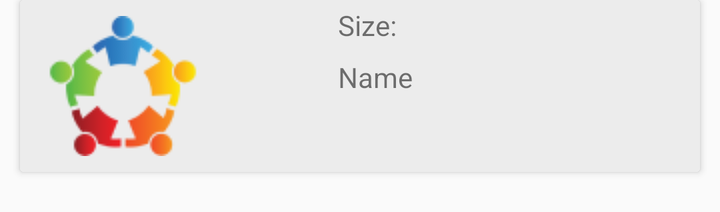
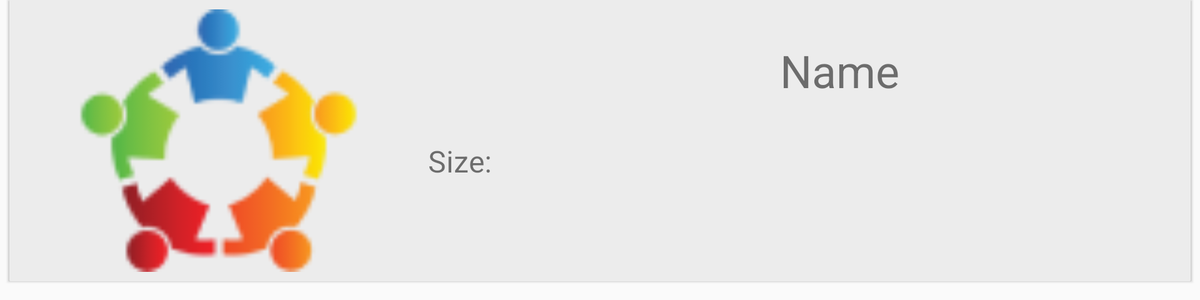

The same Android screen from two of the app's own layout files: first res/layout/ as a phone draws it, then the repository's variant for another configuration, drawn on a device whose configuration selects that folder. Both files follow.
<!-- AndroidManifest.xml: application theme AppTheme -->
<!-- res/layout/my_public_groups_row.xml -->
<?xml version="1.0" encoding="utf-8"?>
<android.support.v7.widget.CardView
    xmlns:android="http://schemas.android.com/apk/res/android"
    xmlns:app="http://schemas.android.com/apk/res-auto"
    xmlns:tools="http://schemas.android.com/tools"
    android:layout_width="match_parent"
    android:layout_height="wrap_content"
    android:layout_marginBottom="20dp"
    android:layout_marginLeft="10dp"
    android:layout_marginRight="10dp">


    <android.support.constraint.ConstraintLayout
        android:layout_width="match_parent"
        android:background="#ececec"
        android:layout_height="wrap_content">

        <ImageView
            android:id="@+id/list_image"
            android:layout_width="wrap_content"
            android:layout_height="wrap_content"
            android:layout_marginBottom="8dp"
            android:layout_marginStart="8dp"
            android:layout_marginTop="8dp"
            android:src="@drawable/gptpit65_1"
            app:layout_constraintBottom_toBottomOf="parent"
            app:layout_constraintStart_toStartOf="parent"
            app:layout_constraintTop_toTopOf="parent"
            android:layout_marginLeft="8dp" />

        <TextView
            android:id="@+id/list_name"
            android:layout_width="86dp"
            android:layout_height="29dp"
            android:layout_marginBottom="8dp"
            android:layout_marginStart="64dp"
            android:layout_marginTop="28dp"
            android:text="Name"
            app:layout_constraintBottom_toBottomOf="parent"
            app:layout_constraintStart_toEndOf="@+id/list_image"
            app:layout_constraintTop_toTopOf="parent"
            app:layout_constraintVertical_bias="0.047"
            android:layout_marginLeft="64dp" />

        <TextView
            android:id="@+id/size"
            android:layout_width="wrap_content"
            android:layout_height="wrap_content"
            android:text="Size: "
            app:layout_constraintBottom_toBottomOf="parent"
            app:layout_constraintStart_toEndOf="@+id/list_image"
            app:layout_constraintTop_toTopOf="parent"
            app:layout_constraintVertical_bias="0.047"
            android:layout_marginLeft="64dp" />

        <TextView
            android:id="@+id/sizeGroup"
            android:layout_width="wrap_content"
            android:layout_height="wrap_content"
            android:layout_marginStart="120dp"
            android:layout_marginLeft="120dp"
            app:layout_constraintBottom_toBottomOf="parent"
            app:layout_constraintStart_toEndOf="@+id/list_image"
            app:layout_constraintTop_toTopOf="parent"
            app:layout_constraintVertical_bias="0.044" />

        <TextView
            android:id="@+id/group_code"
            android:layout_width="wrap_content"
            android:layout_height="wrap_content"
            android:text="TextView"
            android:visibility="invisible" />

    </android.support.constraint.ConstraintLayout>

</android.support.v7.widget.CardView>
<!-- resources referenced by this layout -->
<resources>
  <!-- drawable gptpit65_1: png bitmap (drawable, 4691 bytes) -->
  <style name="AppTheme" parent="Theme.AppCompat.Light.DarkActionBar">
          
      </style>
</resources>
<!-- res/layout-sw720dp/my_public_groups_row.xml (the repository's variant of the layout above) -->
<!-- drawn on a large tablet held sideways -->
<?xml version="1.0" encoding="utf-8"?>
<android.support.v7.widget.CardView xmlns:android="http://schemas.android.com/apk/res/android"
    xmlns:app="http://schemas.android.com/apk/res-auto"
    xmlns:tools="http://schemas.android.com/tools"
    android:layout_width="match_parent"
    android:layout_height="wrap_content"
    android:layout_marginLeft="10dp"
    android:layout_marginRight="10dp"
    android:layout_marginBottom="20dp"
    android:paddingBottom="40dp">


    <LinearLayout
        android:layout_width="match_parent"
        android:layout_height="300dp"
        android:background="#ececec"
        android:orientation="horizontal">

        <ImageView
            android:id="@+id/list_image"
            android:layout_width="0dp"
            android:layout_height="match_parent"
            android:layout_marginTop="10dp"
            android:layout_marginBottom="10dp"
            android:layout_weight="0.55"
            android:src="@drawable/gptpit65_1" />

        <LinearLayout
            android:layout_width="0dp"
            android:layout_height="match_parent"
            android:layout_weight="1"
            android:orientation="vertical">

            <TextView
                android:id="@+id/group_code"
                android:layout_width="match_parent"
                android:layout_height="0dp"
                android:layout_marginStart="8dp"
                android:layout_weight="0"
                android:textSize="32sp"
                android:visibility="invisible"
                app:layout_constraintStart_toEndOf="@+id/list_name"
                app:layout_constraintTop_toTopOf="parent" />

            <TextView
                android:id="@+id/list_name"
                android:layout_width="match_parent"
                android:layout_height="0dp"
                android:layout_marginStart="64dp"
                android:layout_weight="1"
                android:gravity="center"
                android:text="@string/name"
                android:textSize="48dp" />

            <LinearLayout
                android:layout_width="match_parent"
                android:layout_height="0dp"
                android:layout_weight="1"
                android:orientation="horizontal">

                <TextView
                    android:id="@+id/size"
                    android:layout_width="wrap_content"
                    android:layout_height="wrap_content"
                    android:layout_weight="1"
                    android:text="@string/size"
                    android:textSize="32dp" />

                <TextView
                    android:id="@+id/sizeGroup"
                    android:layout_width="0dp"
                    android:layout_height="wrap_content"
                    android:layout_marginStart="120dp"
                    android:layout_weight="1"
                    android:gravity="left|start"
                    android:textSize="32sp" />
            </LinearLayout>
        </LinearLayout>

    </LinearLayout>

</android.support.v7.widget.CardView>
<!-- resources referenced by the variant -->
<!-- as a large tablet held sideways resolves them -->
<resources>
  <!-- drawable gptpit65_1: png bitmap (drawable, 4691 bytes) -->
  <string name="name">Name</string>
  <string name="size">Size: </string>
  <style name="AppTheme" parent="Theme.AppCompat.Light.DarkActionBar">
          
      </style>
</resources>
